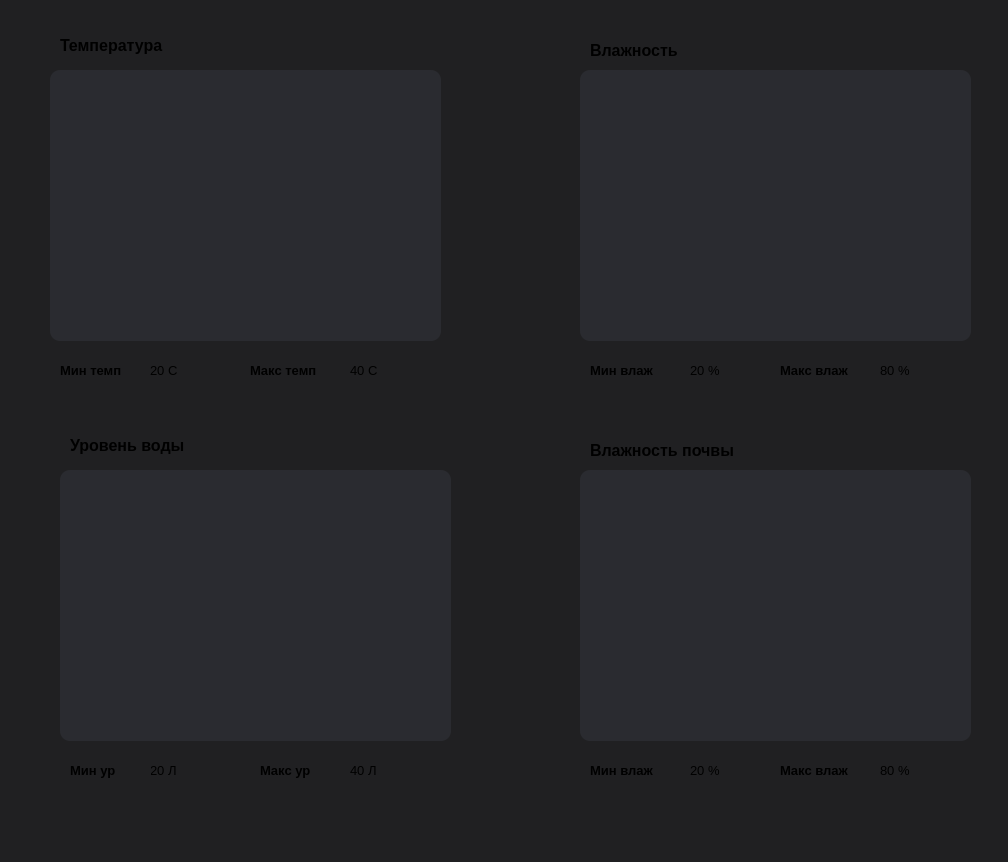
<?xml version="1.0" encoding="UTF-8"?>
<ui version="4.0">
 <class>MainWindow</class>
 <widget class="QMainWindow" name="MainWindow">
  <property name="geometry">
   <rect>
    <x>0</x>
    <y>0</y>
    <width>1008</width>
    <height>862</height>
   </rect>
  </property>
  <property name="windowTitle">
   <string>MainWindow</string>
  </property>
  <property name="styleSheet">
   <string notr="true">background-color: #202022;
</string>
  </property>
  <widget class="QWidget" name="centralwidget">
   <widget class="QLabel" name="min_hum_v">
    <property name="geometry">
     <rect>
      <x>690</x>
      <y>360</y>
      <width>63</width>
      <height>20</height>
     </rect>
    </property>
    <property name="font">
     <font>
      <pointsize>10</pointsize>
     </font>
    </property>
    <property name="styleSheet">
     <string notr="true">text-color: white;</string>
    </property>
    <property name="text">
     <string>20 %</string>
    </property>
   </widget>
   <widget class="QLabel" name="hum_text">
    <property name="geometry">
     <rect>
      <x>590</x>
      <y>40</y>
      <width>111</width>
      <height>20</height>
     </rect>
    </property>
    <property name="font">
     <font>
      <pointsize>12</pointsize>
      <bold>true</bold>
     </font>
    </property>
    <property name="styleSheet">
     <string notr="true">text-color: white;</string>
    </property>
    <property name="text">
     <string>Влажность</string>
    </property>
   </widget>
   <widget class="QLabel" name="max_temp_v">
    <property name="geometry">
     <rect>
      <x>350</x>
      <y>360</y>
      <width>31</width>
      <height>20</height>
     </rect>
    </property>
    <property name="font">
     <font>
      <pointsize>10</pointsize>
     </font>
    </property>
    <property name="styleSheet">
     <string notr="true">text-color: white;</string>
    </property>
    <property name="text">
     <string>40 C</string>
    </property>
   </widget>
   <widget class="QLabel" name="max_hum_t">
    <property name="geometry">
     <rect>
      <x>780</x>
      <y>360</y>
      <width>101</width>
      <height>20</height>
     </rect>
    </property>
    <property name="font">
     <font>
      <pointsize>10</pointsize>
      <bold>true</bold>
     </font>
    </property>
    <property name="styleSheet">
     <string notr="true">text-color: white;</string>
    </property>
    <property name="text">
     <string>Макс влаж</string>
    </property>
   </widget>
   <widget class="QLabel" name="min_temp_t">
    <property name="geometry">
     <rect>
      <x>60</x>
      <y>360</y>
      <width>81</width>
      <height>20</height>
     </rect>
    </property>
    <property name="font">
     <font>
      <pointsize>10</pointsize>
      <bold>true</bold>
     </font>
    </property>
    <property name="styleSheet">
     <string notr="true">text-color: white;</string>
    </property>
    <property name="text">
     <string>Мин темп</string>
    </property>
   </widget>
   <widget class="QLabel" name="min_hum_t">
    <property name="geometry">
     <rect>
      <x>590</x>
      <y>360</y>
      <width>91</width>
      <height>20</height>
     </rect>
    </property>
    <property name="font">
     <font>
      <pointsize>10</pointsize>
      <bold>true</bold>
     </font>
    </property>
    <property name="styleSheet">
     <string notr="true">text-color: white;</string>
    </property>
    <property name="text">
     <string>Мин влаж</string>
    </property>
   </widget>
   <widget class="QLabel" name="temp_text">
    <property name="geometry">
     <rect>
      <x>60</x>
      <y>30</y>
      <width>131</width>
      <height>31</height>
     </rect>
    </property>
    <property name="font">
     <font>
      <pointsize>12</pointsize>
      <bold>true</bold>
     </font>
    </property>
    <property name="styleSheet">
     <string notr="true">text-color: white;</string>
    </property>
    <property name="text">
     <string>Температура</string>
    </property>
   </widget>
   <widget class="QLabel" name="max_hum_v">
    <property name="geometry">
     <rect>
      <x>880</x>
      <y>360</y>
      <width>41</width>
      <height>20</height>
     </rect>
    </property>
    <property name="font">
     <font>
      <pointsize>10</pointsize>
     </font>
    </property>
    <property name="styleSheet">
     <string notr="true">text-color: white;</string>
    </property>
    <property name="text">
     <string>80 %</string>
    </property>
   </widget>
   <widget class="QLabel" name="min_temp_v">
    <property name="geometry">
     <rect>
      <x>150</x>
      <y>360</y>
      <width>63</width>
      <height>20</height>
     </rect>
    </property>
    <property name="font">
     <font>
      <pointsize>10</pointsize>
     </font>
    </property>
    <property name="styleSheet">
     <string notr="true">text-color: white;</string>
    </property>
    <property name="text">
     <string>20 C</string>
    </property>
   </widget>
   <widget class="QLabel" name="max_temp_t">
    <property name="geometry">
     <rect>
      <x>250</x>
      <y>360</y>
      <width>91</width>
      <height>20</height>
     </rect>
    </property>
    <property name="font">
     <font>
      <pointsize>10</pointsize>
      <bold>true</bold>
     </font>
    </property>
    <property name="styleSheet">
     <string notr="true">text-color: white;</string>
    </property>
    <property name="text">
     <string>Макс темп</string>
    </property>
   </widget>
   <widget class="QLabel" name="max_water_v">
    <property name="geometry">
     <rect>
      <x>350</x>
      <y>760</y>
      <width>41</width>
      <height>20</height>
     </rect>
    </property>
    <property name="font">
     <font>
      <pointsize>10</pointsize>
     </font>
    </property>
    <property name="styleSheet">
     <string notr="true">text-color: white;</string>
    </property>
    <property name="text">
     <string>40 Л</string>
    </property>
   </widget>
   <widget class="QLabel" name="hum_soil_text">
    <property name="geometry">
     <rect>
      <x>590</x>
      <y>440</y>
      <width>181</width>
      <height>20</height>
     </rect>
    </property>
    <property name="font">
     <font>
      <pointsize>12</pointsize>
      <bold>true</bold>
     </font>
    </property>
    <property name="styleSheet">
     <string notr="true">text-color: white;</string>
    </property>
    <property name="text">
     <string>Влажность почвы</string>
    </property>
   </widget>
   <widget class="QLabel" name="water_text">
    <property name="geometry">
     <rect>
      <x>70</x>
      <y>430</y>
      <width>151</width>
      <height>31</height>
     </rect>
    </property>
    <property name="font">
     <font>
      <pointsize>12</pointsize>
      <bold>true</bold>
     </font>
    </property>
    <property name="styleSheet">
     <string notr="true">text-color: white;</string>
    </property>
    <property name="text">
     <string>Уровень воды</string>
    </property>
   </widget>
   <widget class="QLabel" name="min_hum_soil_v">
    <property name="geometry">
     <rect>
      <x>690</x>
      <y>760</y>
      <width>63</width>
      <height>20</height>
     </rect>
    </property>
    <property name="font">
     <font>
      <pointsize>10</pointsize>
     </font>
    </property>
    <property name="styleSheet">
     <string notr="true">text-color: white;</string>
    </property>
    <property name="text">
     <string>20 %</string>
    </property>
   </widget>
   <widget class="QLabel" name="max_hum_soil_t">
    <property name="geometry">
     <rect>
      <x>780</x>
      <y>760</y>
      <width>101</width>
      <height>20</height>
     </rect>
    </property>
    <property name="font">
     <font>
      <pointsize>10</pointsize>
      <bold>true</bold>
     </font>
    </property>
    <property name="styleSheet">
     <string notr="true">text-color: white;</string>
    </property>
    <property name="text">
     <string>Макс влаж</string>
    </property>
   </widget>
   <widget class="QLabel" name="max_hum_soil_v">
    <property name="geometry">
     <rect>
      <x>880</x>
      <y>760</y>
      <width>41</width>
      <height>20</height>
     </rect>
    </property>
    <property name="font">
     <font>
      <pointsize>10</pointsize>
     </font>
    </property>
    <property name="styleSheet">
     <string notr="true">text-color: white;</string>
    </property>
    <property name="text">
     <string>80 %</string>
    </property>
   </widget>
   <widget class="QGroupBox" name="water_graph_cont">
    <property name="geometry">
     <rect>
      <x>60</x>
      <y>470</y>
      <width>391</width>
      <height>271</height>
     </rect>
    </property>
    <property name="styleSheet">
     <string notr="true">background-color: #2a2b30;
border-radius: 10px;
</string>
    </property>
    <property name="title">
     <string/>
    </property>
    <widget class="PlotWidget" name="water_graph" native="true">
     <property name="geometry">
      <rect>
       <x>20</x>
       <y>20</y>
       <width>351</width>
       <height>231</height>
      </rect>
     </property>
    </widget>
   </widget>
   <widget class="QLabel" name="min_hum_soil_t">
    <property name="geometry">
     <rect>
      <x>590</x>
      <y>760</y>
      <width>91</width>
      <height>20</height>
     </rect>
    </property>
    <property name="font">
     <font>
      <pointsize>10</pointsize>
      <bold>true</bold>
     </font>
    </property>
    <property name="styleSheet">
     <string notr="true">text-color: white;</string>
    </property>
    <property name="text">
     <string>Мин влаж</string>
    </property>
   </widget>
   <widget class="QLabel" name="min_water_v">
    <property name="geometry">
     <rect>
      <x>150</x>
      <y>760</y>
      <width>63</width>
      <height>20</height>
     </rect>
    </property>
    <property name="font">
     <font>
      <pointsize>10</pointsize>
     </font>
    </property>
    <property name="styleSheet">
     <string notr="true">text-color: white;</string>
    </property>
    <property name="text">
     <string>20 Л</string>
    </property>
   </widget>
   <widget class="QLabel" name="max_water_t">
    <property name="geometry">
     <rect>
      <x>260</x>
      <y>760</y>
      <width>81</width>
      <height>20</height>
     </rect>
    </property>
    <property name="font">
     <font>
      <pointsize>10</pointsize>
      <bold>true</bold>
     </font>
    </property>
    <property name="styleSheet">
     <string notr="true">text-color: white;</string>
    </property>
    <property name="text">
     <string>Макс ур</string>
    </property>
   </widget>
   <widget class="QLabel" name="min_water_t">
    <property name="geometry">
     <rect>
      <x>70</x>
      <y>760</y>
      <width>81</width>
      <height>20</height>
     </rect>
    </property>
    <property name="font">
     <font>
      <pointsize>10</pointsize>
      <bold>true</bold>
     </font>
    </property>
    <property name="styleSheet">
     <string notr="true">text-color: white;</string>
    </property>
    <property name="text">
     <string>Мин ур</string>
    </property>
   </widget>
   <widget class="QGroupBox" name="water_graph_cont_2">
    <property name="geometry">
     <rect>
      <x>50</x>
      <y>70</y>
      <width>391</width>
      <height>271</height>
     </rect>
    </property>
    <property name="styleSheet">
     <string notr="true">background-color: #2a2b30;
border-radius: 10px;
</string>
    </property>
    <property name="title">
     <string/>
    </property>
    <widget class="PlotWidget" name="water_graph_2" native="true">
     <property name="geometry">
      <rect>
       <x>20</x>
       <y>20</y>
       <width>351</width>
       <height>231</height>
      </rect>
     </property>
    </widget>
   </widget>
   <widget class="QGroupBox" name="water_graph_cont_3">
    <property name="geometry">
     <rect>
      <x>580</x>
      <y>70</y>
      <width>391</width>
      <height>271</height>
     </rect>
    </property>
    <property name="styleSheet">
     <string notr="true">background-color: #2a2b30;
border-radius: 10px;
</string>
    </property>
    <property name="title">
     <string/>
    </property>
    <widget class="PlotWidget" name="water_graph_3" native="true">
     <property name="geometry">
      <rect>
       <x>20</x>
       <y>20</y>
       <width>351</width>
       <height>231</height>
      </rect>
     </property>
    </widget>
   </widget>
   <widget class="QGroupBox" name="water_graph_cont_4">
    <property name="geometry">
     <rect>
      <x>580</x>
      <y>470</y>
      <width>391</width>
      <height>271</height>
     </rect>
    </property>
    <property name="styleSheet">
     <string notr="true">background-color: #2a2b30;
border-radius: 10px;
</string>
    </property>
    <property name="title">
     <string/>
    </property>
    <widget class="PlotWidget" name="water_graph_4" native="true">
     <property name="geometry">
      <rect>
       <x>20</x>
       <y>20</y>
       <width>351</width>
       <height>231</height>
      </rect>
     </property>
    </widget>
   </widget>
  </widget>
  <widget class="QStatusBar" name="statusbar"/>
 </widget>
 <customwidgets>
  <customwidget>
   <class>PlotWidget</class>
   <extends>QWidget</extends>
   <header>pyqtgraph</header>
   <container>1</container>
  </customwidget>
 </customwidgets>
 <resources/>
 <connections/>
</ui>
